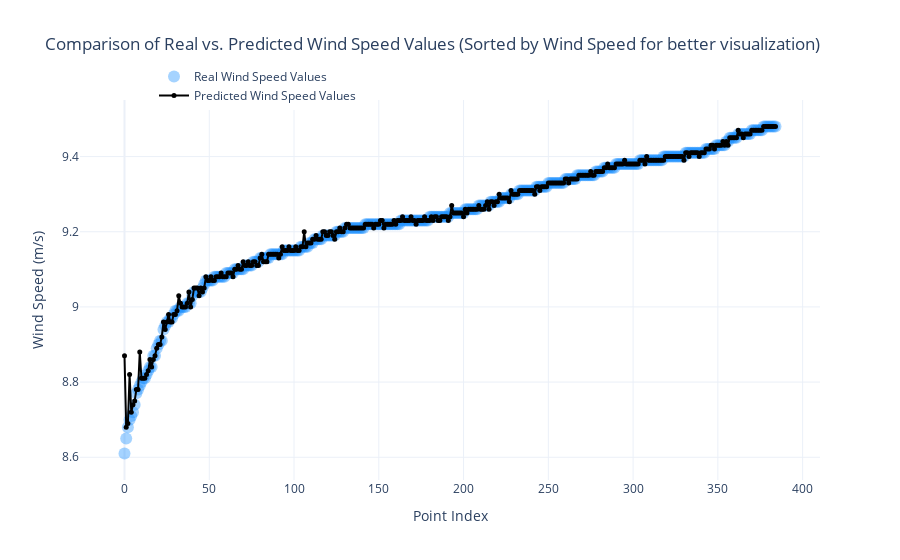

Notebook cell for this chart:
### Markdown cell above
Now, we will ***visualize and compare*** how well the predicted wind speed values for the ***385 new points*** match the actual values.

### Code cell
import numpy as np
from sklearn.neighbors import KNeighborsRegressor
from sklearn.metrics import mean_absolute_error
import plotly.graph_objects as go

# === 1. Reading data from wind_data.txt (training data) ===
wind_data_path = r"C:\Users\Георгий\Desktop\MOOP Offshore Site Selection\wind_data.txt"
train_coordinates = []
train_wind_speeds = []

# Load training data from file
with open(wind_data_path, 'r') as file:
    for line in file:
        lat, lon, wind_speed = map(float, line.strip().split(','))
        train_coordinates.append([lat, lon])
        train_wind_speeds.append(wind_speed)

X_train = np.array(train_coordinates)
y_train = np.array(train_wind_speeds)

# === 2. Reading data from test_385_data.txt (test data) ===
test_data_path = r"C:\Users\Георгий\Desktop\MOOP Offshore Site Selection\test_385_data.txt"
test_coordinates = []
real_wind_speeds = []

# Load test data from file
with open(test_data_path, 'r') as file:
    for line in file:
        lat, lon, wind_speed = map(float, line.strip().split(','))
        test_coordinates.append([lat, lon])
        real_wind_speeds.append(wind_speed)

X_test = np.array(test_coordinates)
y_test = np.array(real_wind_speeds)

# === 3. Training the KNN model ===
knn = KNeighborsRegressor(n_neighbors=2, weights="distance")  # Using weighted distance-based regression
knn.fit(X_train, y_train)  # Train the model

# === 4. Predicting wind speed values for test_385_data.txt ===
predicted_wind_speeds = np.round(knn.predict(X_test), 2)  # Round the predictions

# === 5. Sorting data in ascending order of real wind speed ===
sorted_indices = np.argsort(y_test)  # Sorting indices based on real wind speed
sorted_y_test = y_test[sorted_indices]  # Sorting real values
sorted_predicted = predicted_wind_speeds[sorted_indices]  # Sorting predicted values
sorted_coordinates = np.array(test_coordinates)[sorted_indices]  # Sorting coordinates accordingly

# === 7. Creating an interactive plot ===
fig = go.Figure()

# Scatter plot for real wind speed values (blue markers)
fig.add_trace(go.Scatter(
    x=np.arange(len(sorted_y_test)),
    y=sorted_y_test,
    mode='markers',
    marker=dict(size=12, color='dodgerblue', opacity=0.4),
    name='Real Wind Speed Values',
    customdata=sorted_coordinates,
    hovertemplate='Index: %{x}<br>Coordinates: (%{customdata[0]:.5f}, %{customdata[1]:.5f})<br>'
                  'Real Wind Speed: %{y} m/s<extra></extra>'
))

# Line plot for predicted wind speed values (black line with markers)
fig.add_trace(go.Scatter(
    x=np.arange(len(sorted_predicted)),
    y=sorted_predicted,
    mode='lines+markers',
    marker=dict(size=5, color='black'),
    name='Predicted Wind Speed Values',
    customdata=sorted_coordinates,
    hovertemplate='Index: %{x}<br>Coordinates: (%{customdata[0]:.5f}, %{customdata[1]:.5f})<br>'
                  'Predicted Wind Speed: %{y} m/s<extra></extra>'
))

# Graph customization
fig.update_layout(
    title='Comparison of Real vs. Predicted Wind Speed Values (Sorted by Wind Speed for better visualization)',
    xaxis_title='Point Index',
    yaxis_title='Wind Speed (m/s)',
    legend=dict(x=0.1, y=1.1),
    template='plotly_white'
)

# Display the plot
fig.show()

### Figure 1 — Plotly figure (JSON) as saved in the notebook; plotly's stock layout.template omitted (floating-point values rounded to 4 significant figures; data arrays with more than 128 entries replaced by an {"elided": "..."} marker saying what was removed)
{"data": [{"customdata": {"elided": "385x2 float values"}, "hovertemplate": "Index: %{x}<br>Coordinates: (%{customdata[0]:.5f}, %{customdata[1]:.5f})<br>Real Wind Speed: %{y} m/s<extra></extra>", "marker": {"color": "dodgerblue", "opacity": 0.4, "size": 12}, "mode": "markers", "name": "Real Wind Speed Values", "type": "scatter", "x": {"elided": "385 int values"}, "y": {"elided": "385 float values"}}, {"customdata": {"elided": "385x2 float values"}, "hovertemplate": "Index: %{x}<br>Coordinates: (%{customdata[0]:.5f}, %{customdata[1]:.5f})<br>Predicted Wind Speed: %{y} m/s<extra></extra>", "marker": {"color": "black", "size": 5}, "mode": "lines+markers", "name": "Predicted Wind Speed Values", "type": "scatter", "x": {"elided": "385 int values"}, "y": {"elided": "385 float values"}}], "layout": {"legend": {"x": 0.1, "y": 1.1}, "title": {"text": "Comparison of Real vs. Predicted Wind Speed Values (Sorted by Wind Speed for better visualization)"}, "xaxis": {"title": {"text": "Point Index"}}, "yaxis": {"title": {"text": "Wind Speed (m/s)"}}}}
